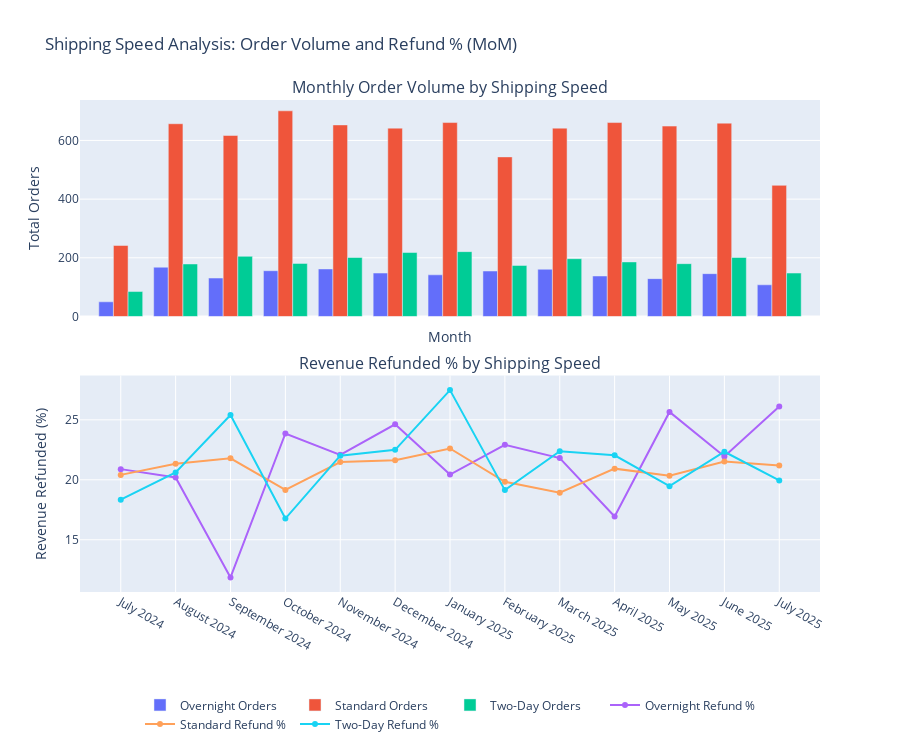

Notebook cell for this chart:
### Code cell
# MoM order Volume and Return Rate by Shipping Speed

# Load and prepare data
df = views["shipping_return_impact_summary"].copy()
df["order_month"] = pd.to_datetime(df["order_month"], errors="coerce")
df = df.dropna(subset=["order_month", "shipping_speed", "total_orders", "revenue_refunded_pct"]).copy()
df["month_label"] = df["order_month"].dt.strftime("%B %Y")

# Set up subplots
fig = make_subplots(
    rows=2,
    cols=1,
    shared_xaxes=True,
    vertical_spacing=0.12,
    subplot_titles=[
        "Monthly Order Volume by Shipping Speed",
        "Revenue Refunded % by Shipping Speed"
    ]
)

# Plot 1: Total Orders (bar)
for speed in df["shipping_speed"].unique():
    subset = df[df["shipping_speed"] == speed]
    fig.add_trace(
        go.Bar(
            x=subset["month_label"],
            y=subset["total_orders"],
            name=f"{speed.title()} Orders"
        ),
        row=1,
        col=1
    )

# Plot 2: Revenue Refunded % (line)
for speed in df["shipping_speed"].unique():
    subset = df[df["shipping_speed"] == speed]
    fig.add_trace(
        go.Scatter(
            x=subset["month_label"],
            y=subset["revenue_refunded_pct"],
            mode="lines+markers",
            name=f"{speed.title()} Refund %",
            hovertemplate="%{x}<br>%{y:.1f}%<extra></extra>"
        ),
        row=2,
        col=1
    )

# Final layout
fig.update_layout(
    height=750,
    title_text="Shipping Speed Analysis: Order Volume and Refund % (MoM)",
    barmode="group",
    xaxis=dict(title="Month"),
    yaxis=dict(title="Total Orders"),
    yaxis2=dict(title="Revenue Refunded (%)"),
    legend=dict(orientation="h", y=-0.2, x=0.5, xanchor="center"),
    hovermode="x unified"
)

fig.show()

### Figure 1 — Plotly figure (JSON) as saved in the notebook; plotly's stock layout.template omitted (floating-point values rounded to 4 significant figures)
{"data": [{"name": "Overnight Orders", "type": "bar", "x": ["July 2024", "August 2024", "September 2024", "October 2024", "November 2024", "December 2024", "January 2025", "February 2025", "March 2025", "April 2025", "May 2025", "June 2025", "July 2025"], "xaxis": "x", "y": [50, 168, 131, 156, 162, 148, 142, 155, 161, 138, 129, 146, 108], "yaxis": "y"}, {"name": "Standard Orders", "type": "bar", "x": ["July 2024", "August 2024", "September 2024", "October 2024", "November 2024", "December 2024", "January 2025", "February 2025", "March 2025", "April 2025", "May 2025", "June 2025", "July 2025"], "xaxis": "x", "y": [242, 657, 617, 701, 653, 642, 661, 544, 642, 661, 649, 659, 447], "yaxis": "y"}, {"name": "Two-Day Orders", "type": "bar", "x": ["July 2024", "August 2024", "September 2024", "October 2024", "November 2024", "December 2024", "January 2025", "February 2025", "March 2025", "April 2025", "May 2025", "June 2025", "July 2025"], "xaxis": "x", "y": [85, 179, 205, 181, 201, 218, 221, 174, 197, 186, 180, 201, 148], "yaxis": "y"}, {"hovertemplate": "%{x}<br>%{y:.1f}%<extra></extra>", "mode": "lines+markers", "name": "Overnight Refund %", "type": "scatter", "x": ["July 2024", "August 2024", "September 2024", "October 2024", "November 2024", "December 2024", "January 2025", "February 2025", "March 2025", "April 2025", "May 2025", "June 2025", "July 2025"], "xaxis": "x2", "y": [20.89, 20.2, 11.86, 23.86, 22.08, 24.63, 20.44, 22.92, 21.81, 16.94, 25.66, 21.94, 26.11], "yaxis": "y2"}, {"hovertemplate": "%{x}<br>%{y:.1f}%<extra></extra>", "mode": "lines+markers", "name": "Standard Refund %", "type": "scatter", "x": ["July 2024", "August 2024", "September 2024", "October 2024", "November 2024", "December 2024", "January 2025", "February 2025", "March 2025", "April 2025", "May 2025", "June 2025", "July 2025"], "xaxis": "x2", "y": [20.41, 21.33, 21.79, 19.16, 21.48, 21.63, 22.61, 19.83, 18.92, 20.93, 20.33, 21.53, 21.19], "yaxis": "y2"}, {"hovertemplate": "%{x}<br>%{y:.1f}%<extra></extra>", "mode": "lines+markers", "name": "Two-Day Refund %", "type": "scatter", "x": ["July 2024", "August 2024", "September 2024", "October 2024", "November 2024", "December 2024", "January 2025", "February 2025", "March 2025", "April 2025", "May 2025", "June 2025", "July 2025"], "xaxis": "x2", "y": [18.34, 20.61, 25.4, 16.77, 22.01, 22.5, 27.48, 19.14, 22.38, 22.04, 19.47, 22.34, 19.95], "yaxis": "y2"}], "layout": {"annotations": [{"font": {"size": 16}, "showarrow": false, "text": "Monthly Order Volume by Shipping Speed", "x": 0.5, "xanchor": "center", "xref": "paper", "y": 1, "yanchor": "bottom", "yref": "paper"}, {"font": {"size": 16}, "showarrow": false, "text": "Revenue Refunded % by Shipping Speed", "x": 0.5, "xanchor": "center", "xref": "paper", "y": 0.44, "yanchor": "bottom", "yref": "paper"}], "barmode": "group", "height": 750, "hovermode": "x unified", "legend": {"orientation": "h", "x": 0.5, "xanchor": "center", "y": -0.2}, "title": {"text": "Shipping Speed Analysis: Order Volume and Refund % (MoM)"}, "xaxis": {"anchor": "y", "domain": [0, 1], "matches": "x2", "showticklabels": false, "title": {"text": "Month"}}, "xaxis2": {"anchor": "y2", "domain": [0, 1]}, "yaxis": {"anchor": "x", "domain": [0.56, 1], "title": {"text": "Total Orders"}}, "yaxis2": {"anchor": "x2", "domain": [0, 0.44], "title": {"text": "Revenue Refunded (%)"}}}}
